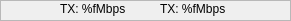
        <widget class="QFrame" name="frame_19">
         <property name="geometry">
          <rect>
           <x>20</x>
           <y>310</y>
           <width>291</width>
           <height>21</height>
          </rect>
         </property>
         <property name="frameShape">
          <enum>QFrame::StyledPanel</enum>
         </property>
         <property name="frameShadow">
          <enum>QFrame::Raised</enum>
         </property>
         <widget class="QLabel" name="tx">
          <property name="geometry">
           <rect>
            <x>60</x>
            <y>0</y>
            <width>81</width>
            <height>17</height>
           </rect>
          </property>
          <property name="text">
           <string>TX: %fMbps</string>
          </property>
         </widget>
         <widget class="QLabel" name="rx">
          <property name="geometry">
           <rect>
            <x>160</x>
            <y>0</y>
            <width>121</width>
            <height>17</height>
           </rect>
          </property>
          <property name="text">
           <string>TX: %fMbps</string>
          </property>
         </widget>
         <widget class="QLabel" name="label_52">
          <property name="geometry">
           <rect>
            <x>50</x>
            <y>0</y>
            <width>6</width>
            <height>15</height>
           </rect>
          </property>
          <property name="text">
           <string/>
          </property>
          <property name="pixmap">
           <pixmap>icon/up.png</pixmap>
          </property>
          <property name="scaledContents">
           <bool>true</bool>
          </property>
         </widget>
         <widget class="QLabel" name="label_53">
          <property name="geometry">
           <rect>
            <x>150</x>
            <y>0</y>
            <width>6</width>
            <height>15</height>
           </rect>
          </property>
          <property name="text">
           <string/>
          </property>
          <property name="pixmap">
           <pixmap>icon/down.png</pixmap>
          </property>
          <property name="scaledContents">
           <bool>true</bool>
          </property>
         </widget>
        </widget>
